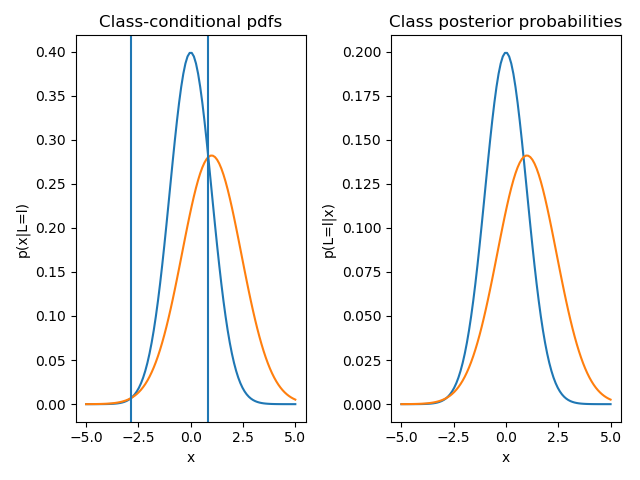

Here is the Python script that generated this plot:
import numpy as np
import matplotlib.pyplot as plt

"""
Generate plots for the class-conditional pdfs p(x|L=l) for l in {1,2} and the
    class-posterior probabilities p(L=l|x) for l in {1,2}, and show the decision
    boundary for the case mu=1, var=2.
"""

mu1 = 0
mu2 = 1
var1 = 1
var2 = 2

x = np.linspace(-5, 5, 100)
arrayX = np.array(x)

fig, axes = plt.subplots(ncols=2)
axes[0].set_title('Class-conditional pdfs')
axes[1].set_title('Class posterior probabilities')
axes[0].set_xlabel('x')
axes[0].set_ylabel('p(x|L=l)')
axes[1].set_xlabel('x')
axes[1].set_ylabel('p(L=l|x)')

sig2 = np.sqrt(var2)
bound1 = -2.84
bound2 = 0.84

cond1 = (1/(np.sqrt(2*np.pi*var1))) * np.exp((-(arrayX-mu1)**2/(2*var1)))
cond2 = (1/(np.sqrt(2*np.pi*var2))) * np.exp((-(arrayX-mu2)**2/(2*var2)))
axes[0].plot(x, cond1, x, cond2)
axes[0].axvline(bound1)
axes[0].axvline(bound2)

prior = 1/2
post1 = prior*cond1
post2 = prior*cond2

axes[1].plot(x, post1, x, post2)
plt.show()
